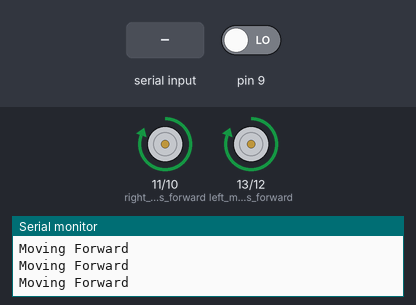
A sketch run on a simulated Arduino Uno, built with avr-gcc and run on an emulated ATmega328P. Parts: motor-driver pin pairs drawn as motors (green arrow = first pin HIGH = forward, orange = second pin HIGH = backward, longer = more drive), the last lines printed to the serial monitor. Inputs (shaded band) come from the test bench; at power-on: pin 9 LOW.

Above: at 1.2 s.
1.3 s: pin 9 driven HIGH
At 1.7 s:
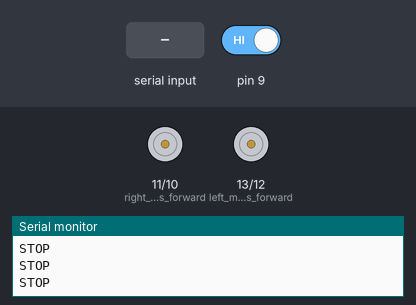
2.8 s: "B" received over Serial
At 3.6 s:
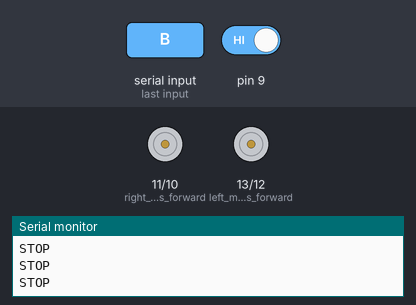
4.4 s: "L" received over Serial
At 5.5 s:
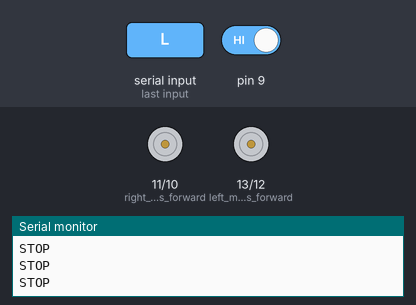
6.1 s: "R" received over Serial
At 7.5 s:
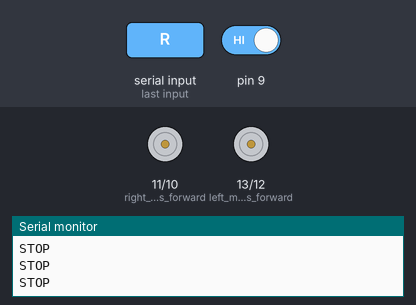
9.3 s: pin 9 driven LOW
At 10.4 s:
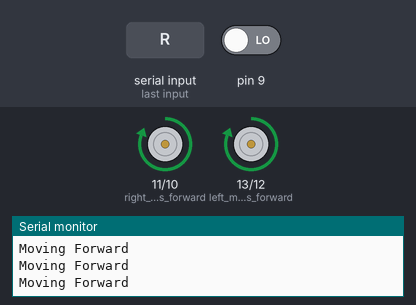
Timing chart, 0 to 12.3 s (numbered marks = the images above; inputs shaded):
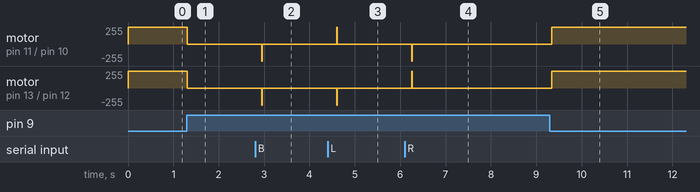

Measured:
- after the input at 1.3 s, motor on pin 11 (right_motors_forward) / pin 10 (right_motors_reverse), motor on pin 13 (left_motors_forward) / pin 12 (left_motors_reverse): forward 255/255 → stopped at once
- after the input at 2.8 s, motor on pin 11 (right_motors_forward) / pin 10 (right_motors_reverse), motor on pin 13 (left_motors_forward) / pin 12 (left_motors_reverse): stopped → backward 255/255 after 0.15 s, → stopped 0.01 s later
- after the input at 4.4 s, motor on pin 11 (right_motors_forward) / pin 10 (right_motors_reverse): stopped → forward 255/255 after 0.20 s, → stopped 0.01 s later; motor on pin 13 (left_motors_forward) / pin 12 (left_motors_reverse): stopped → backward 255/255 after 0.20 s, → stopped 0.01 s later
- after the input at 6.1 s, motor on pin 11 (right_motors_forward) / pin 10 (right_motors_reverse): stopped → backward 255/255 after 0.15 s, → stopped 0.01 s later; motor on pin 13 (left_motors_forward) / pin 12 (left_motors_reverse): stopped → forward 255/255 after 0.15 s, → stopped 0.01 s later
- after the input at 9.3 s, motor on pin 11 (right_motors_forward) / pin 10 (right_motors_reverse), motor on pin 13 (left_motors_forward) / pin 12 (left_motors_reverse): stopped → forward 255/255 at once

The sketch:

TrainCode.ino
```cpp
char t;

void setup() {
  pinMode(13, OUTPUT);  // left motors forward
  pinMode(12, OUTPUT);  // left motors reverse
  pinMode(11, OUTPUT);  // right motors forward
  pinMode(10, OUTPUT);  // right motors reverse
  pinMode(9, INPUT);


  Serial.begin(9600);
}

void loop() {
  // Remote control commands
  if (Serial.available()) {
    t = Serial.read();
    Serial.println(t);  // Print received command for debugging
  }
  if (t == 'S' || digitalRead(9) == HIGH) {  // STOP
    digitalWrite(13, LOW);
    digitalWrite(12, LOW);
    digitalWrite(11, LOW);
    digitalWrite(10, LOW);
    Serial.println("STOP");
    delay(100);
  }
  else if (t == 'F' || t == '\0') {  // Move forward
    digitalWrite(13, HIGH);
    digitalWrite(12, LOW);
    digitalWrite(11, HIGH);
    digitalWrite(10, LOW);
    Serial.println("Moving Forward");
  }
  if (t == 'B') {  // Move reverse
    digitalWrite(12, HIGH);
    digitalWrite(13, LOW);
    digitalWrite(10, HIGH);
    digitalWrite(11, LOW);
    Serial.println("Moving Backward");
  }
  else if (t == 'L') {  // Turn left
    digitalWrite(13, LOW);
    digitalWrite(12, HIGH); // Stop right motors
    digitalWrite(11, HIGH);
    digitalWrite(10, LOW);
    Serial.println("Turning Left");
  }
  else if (t == 'R') {  // Turn right
    digitalWrite(11, LOW);
    digitalWrite(10, HIGH); // Stop left motors
    digitalWrite(13, HIGH);
    digitalWrite(12, LOW);
    Serial.println("Turning Right");
  }

  // else
  // {
  //    digitalWrite(13, HIGH);
  //   digitalWrite(12, LOW);
  //   digitalWrite(11, HIGH);
  //   digitalWrite(10, LOW);
  //   Serial.println("Moving Forward");
  // }

  // Clear command after processing
  t = '\0';

  delay(10);
}
```
